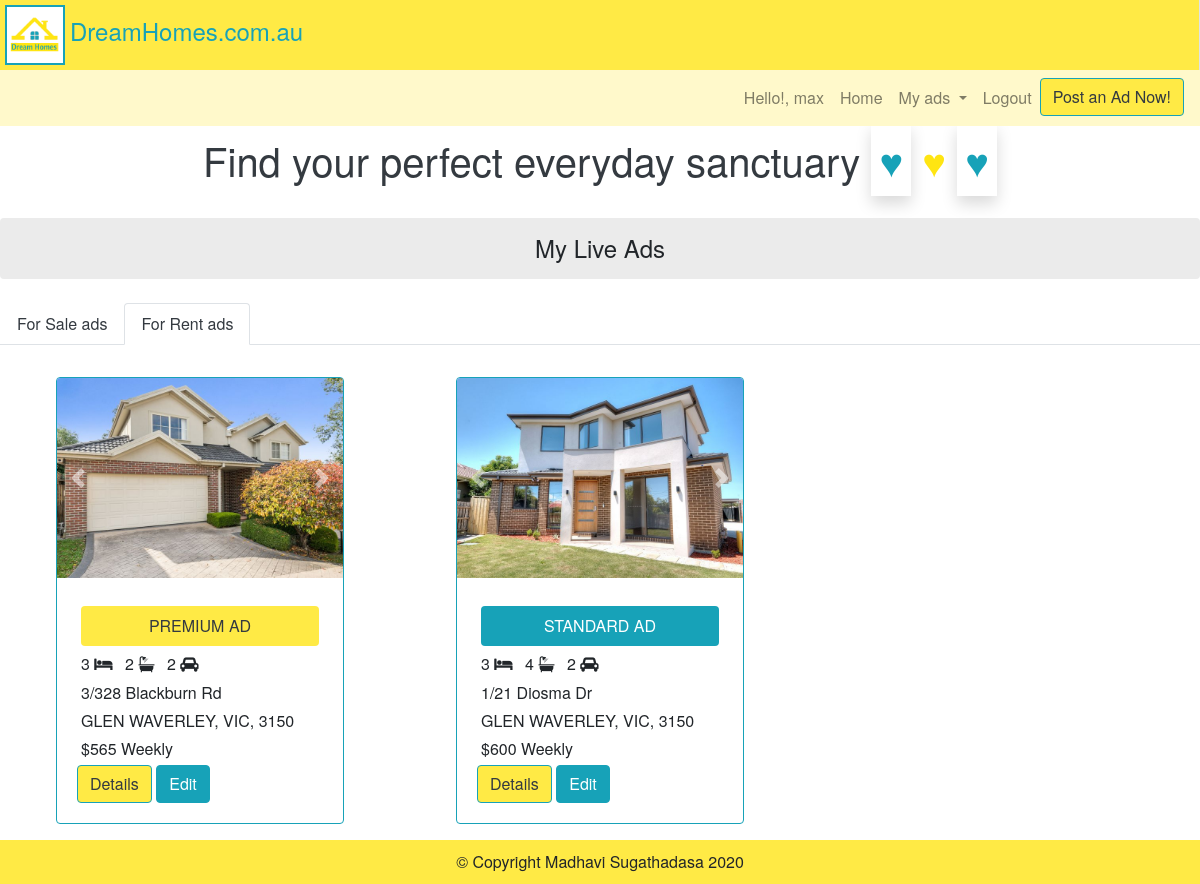
Page /my_ads?search_type=rent& (signed in) on the committed database.
### dream_homes/models.py (models this page shows, shortened)
class Rent_Item_Picture(models.Model):
    ad_item = models.ForeignKey(Rent_Ad_Item, on_delete=models.CASCADE, related_name="rent_ad_item")
    image = models.ImageField(upload_to = rent_item_photo_path_)

class Rent_Ad_Item(models.Model):
    def _image_path_(self, filename):
        return (conf_settings.MEDIA_PATH + '/rental_properties/{0}/{1}').format(self.id, filename)
    user = models.ForeignKey(User, on_delete=models.CASCADE, related_name="rent_ad_user")
    weekly_price = models.FloatField()
    title = models.CharField(max_length=200)
    desc = models.CharField(max_length=4000)
    property_type = models.ForeignKey(Property_Type, on_delete=models.DO_NOTHING, related_name="rent_ad_property_type")
    address_line = models.CharField(max_length=200)
    location = models.ForeignKey(Location, on_delete=models.DO_NOTHING, related_name="rent_ad_location", default="")
    bedrooms = models.IntegerField(default=1)
    bathrooms= models.IntegerField(default=1)
    parking = models.IntegerField(default=1)
    garages = models.IntegerField(default=0)
    floorplan = models.ImageField(upload_to =_image_path_, default="", null=True, blank=True)
    contact_name = models.CharField(max_length=64, default="")
    email = models.CharField(max_length=64, default="")
    mobile = models.CharField(max_length=64, default="")
    date_time = models.DateTimeField()
    active = models.BooleanField(default=True)
    priority  = models.IntegerField(default=1)
    payment = models.BooleanField(default=False)
    payment_pkg = models.CharField(max_length=4,default="")
    amount_paid = models.FloatField(default=0.0)
    payemnt_session = models.CharField(max_length=200,default="")

class Location(models.Model):
    postcode = models.CharField(max_length=8)
    suburb = models.CharField(max_length=20)
    state = models.CharField(max_length=5)
    lon = models.FloatField(null=True, blank=True)
    lat = models.FloatField(null=True, blank=True)
    def __str__(self):
        return f"{self.suburb}, {self.state}, {self.postcode}"

### dream_homes/views.py (the view, shortened to what this page needs)
# urls.py: path("my_ads", views.view_my_ads, name="my_ads"),
@login_required(login_url='login')
def view_my_ads(request):
    search_type = request.GET.get('search_type','')
    ad_items = None
    dict_photo_items = {}
    if search_type and search_type == 'rent':
        ad_items = Rent_Ad_Item.objects.filter(user=request.user, payment=True).order_by('-date_time')
        for rent_ad_item in ad_items:
            photo_items = Rent_Item_Picture.objects.filter(ad_item =rent_ad_item)
            if photo_items:
                dict_photo_items[rent_ad_item.id] = photo_items
    context ={"ad_items":ad_items, "photo_items":dict_photo_items,"search_type":search_type,}
    return render(request, "my_ads.html", context)

### dream_homes/templatetags/template_filters.py (called while the page is built)
@register.filter
def get_item(dictionary, key):
    return dictionary.get(key)

@register.filter()
def to_int(value):
    return int(value)

### dream_homes/templates/my_ads.html (shortened to what this page needs)
{% extends "base.html" %}
{% block body %}
{% load template_filters %}
{% load humanize %}
<h4 class="my-4 p-3 bg-light-light-grey rounded text-center">My Live Ads</h4>
<ul class="nav nav-tabs my-3">
    <li class="nav-item ">
        <a class="nav-link text-dark  {% if search_type == 'sale' %}active{% endif %}" href="{% url 'my_ads' %}?search_type=sale&">For Sale ads</a>
    </li>
    <li class="nav-item">
        <a class="nav-link text-dark  {% if search_type == 'rent' %}active{% endif %}" href="{% url 'my_ads' %}?search_type=rent&">For Rent ads</a>
    </li>
</ul>
{% if ad_items %}
<div class="row m-auto">
    {% for ad_item in ad_items %}
    <div class="col-lg-4 col-md-6 my-3">
        <div class="card border-info m-auto" style="width: 18rem;">
            <div id="carouselExampleFade_{{ad_item.id}}" class="carousel slide carousel-fade" data-ride="carousel">
                <div class="carousel-inner">
                    {% for photo_item in photo_items|get_item:ad_item.id %}
                    {% if forloop.counter == 1 %}
                    <div class="carousel-item active">
                        <img src="/Media/{{photo_item.image}}" class="card-img-top img-search-res" alt="img_{{forloop.counter}}">
                    </div>
                    {% else %}
                    <div class="carousel-item">
                        <img src="/Media/{{photo_item.image}}" class="card-img-top img-search-res" alt="img_{{forloop.counter}}">
                    </div>
                    {% endif %}
                    {% endfor %}
                </div>
                <a class="carousel-control-prev" href="#carouselExampleFade_{{ad_item.id}}" role="button" data-slide="prev">
                    <span class="carousel-control-prev-icon" aria-hidden="true"></span>
                </a>
                <a class="carousel-control-next" href="#carouselExampleFade_{{ad_item.id}}" role="button" data-slide="next">
                    <span class="carousel-control-next-icon" aria-hidden="true"></span>
                </a>
            </div>
            <div class="card-body">
                {% if ad_item.payment_pkg == 'STD'%}
                <p class="card-text mx-1 my-2 bg-info text-white text-center p-2 rounded">STANDARD AD</p>
                {% else %}
                <p class="card-text mx-1 my-2 bg-warning text-dark text-center p-2 rounded">PREMIUM AD</p>
                {% endif %}
                <h6 class="card-text"><span class="m-1">{{ad_item.bedrooms}} <i class="fa fa-bed"></i> </span><span class="m-1">{{ad_item.bathrooms}} <i class="fa fa-bath"></i> </span> <span class="m-1">{{ad_item.parking}} <i class="fa fa-car"></i></span></h6>
                <p class="card-text m-1">{{ad_item.address_line}}</p>
                <p class="card-text m-1">{{ad_item.location}}</p>
                {% if search_type == 'rent' %}
                <p class="card-text m-1">${{ad_item.weekly_price|to_int|intcomma}} Weekly</p>
                {% endif %}
                {% if search_type == 'rent' %}
                <a href="{% url 'my_ad_more_details' ad_item.id 'rent' %}" class="btn btn-warning text-dark border-info">Details</a>
                 <a  href="{% url 'edit_ad' ad_item.id 'rent' %}" class="btn btn-info text-white ">Edit</a>
                {% else %}
                <a href="{% url 'my_ad_more_details' ad_item.id 'sale' %}" class="btn btn-warning text-dark border-info">Details</a>
                 <a href="{% url 'edit_ad' ad_item.id 'sale' %}" class="btn btn-info text-white ">Edit</a>
                {% endif %}
            </div>
        </div>
    </div>
    {% endfor %}
</div>
{% else %}
{% if search_type == 'rent' %}
<div class="border border-info rounded my-3 p-2 text-center">You currently do not have any rent ads.</div>
{% else %}
<div class="border border-info rounded my-3 p-2 text-center">You currently do not have any sale ads.</div>
{% endif %}
{% endif %}
{% endblock %}

### dream_homes/templates/base.html (shortened to what this page needs)
{% load static %}
<!DOCTYPE html>
<html>
<head>
    <link rel="stylesheet" type="text/css" href="http://code.jquery.com/ui/1.12.1/themes/smoothness/jquery-ui.css" />
    <link rel="stylesheet" href="https://stackpath.bootstrapcdn.com/bootstrap/4.5.0/css/bootstrap.min.css">
    <link rel="stylesheet" href="https://cdnjs.cloudflare.com/ajax/libs/font-awesome/4.7.0/css/font-awesome.min.css">
    <link rel="stylesheet" href="{% static 'dream_homes/styles.css' %}">
</head>
<body>
    <header>
        <h4 class="bg-warning text-info m-0 border-right "><img id="logo-img" class="border border-2 border-info" src="{% static 'dream_homes/img/logo.png' %}" alt="logo">DreamHomes.com.au</h4>
    </header>
    <nav class="navbar navbar-expand-lg navbar-light bg-light">
        <div class="collapse navbar-collapse" id="navbarSupportedContent">
            <ul class="navbar-nav ml-auto">
                {% if user.username %}
                <li class="nav-item"><span class="nav-link">Hello!, {{ user.username }}</span></li>
                <li class="nav-item"><a class="nav-link" href="/">Home</a></li>
                <li class="nav-item dropdown">
                    <a class="nav-link dropdown-toggle" href="#" id="navbarDropdown" role="button" data-toggle="dropdown" aria-haspopup="true" aria-expanded="false">
                        My ads
                    </a>
                </li>
                <li class="nav-item"><a class="nav-link" href="{% url 'logout' %}">Logout</a></li>
                <li class="nav-item"><a href="{% url 'post_ad' %}" class="btn btn-warning text-dark border-info">Post an Ad Now!</a></li>
                {% else %}
                <li class="nav-item"><a class="nav-link" href="{% url 'login' %}">Login</a></li>
                <li class="nav-item"><a class="nav-link" href="{% url 'register' %}">Register</a></li>
                {% endif %}
            </ul>
        </div>
    </nav>
    <h1 class="desc bg-white text-dark">Find your perfect everyday sanctuary <span class="d-inline-block"><span class="text-info shadow p-2">&hearts;</span> <span class="text-warning">&hearts;</span> <span class="text-info shadow p-2">&hearts;</span></span></h1>
    <main>
        {% block body %}
        {% endblock %}
    </main>
</body>
<footer class="bg-warning text-center">© Copyright Madhavi Sugathadasa 2020</footer>
</html>

### dream_homes/static/dream_homes/styles.css (style rules this page uses)
* { box-sizing: border-box; }
body { font-family: 'Helvetica Neue', Helvetica, Arial, sans-serif; background-color: #ffffff; margin: 0; }
header, footer { max-width: 1200px; padding: 0; margin: auto; }
.btn-warning, .bg-warning { background-color: rgb(255, 234, 69) !important; }
.bg-light { background-color: rgb(255, 249, 203) !important; }
.text-warning { color: #ffe512 !important; }
.bg-light-light-grey { background-color: rgb(235, 235, 235) !important; }
.border-2 { border-width: 2px !important; }
footer { padding: 10px; }
#logo-img { margin: 5px; width: 60px; height: 60px; }
.navbar, main { max-width: 1200px; margin: auto; }
.desc { max-width: 1200px; text-align: center; margin: 0 auto; padding: 10px; font-size: 1.2rem; }
.img-search-res { height: 200px; }
@media (min-width: 876px) { .desc { font-size: 2.5rem; } }

### rows in the picture
Rent_Ad_Item: payment_pkg "PREMIUM AD", bedrooms "3", bathrooms "2", parking "2", address_line "3/328 Blackburn Rd", location "GLEN WAVERLEY, VIC, 3150", weekly_price|to_int "565"
Rent_Item_Picture: image (picture)
Rent_Ad_Item: payment_pkg "STANDARD AD", bedrooms "3", bathrooms "4", parking "2", address_line "1/21 Diosma Dr", location "GLEN WAVERLEY, VIC, 3150", weekly_price|to_int "600"
Rent_Item_Picture: image (picture)

### other values in the picture
{{ user.username }} "max"
